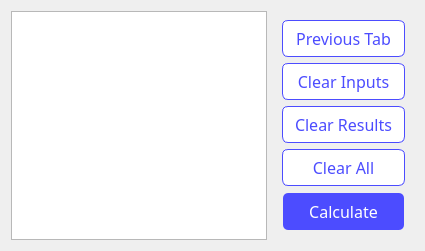
             <widget class="QWidget" name="widget_3" native="true">
              <layout class="QHBoxLayout" name="horizontalLayout_2">
               <item>
                <widget class="QTextEdit" name="chainResults">
                 <property name="palette">
                  <palette>
                   <active/>
                   <inactive/>
                   <disabled/>
                  </palette>
                 </property>
                 <property name="font">
                  <font>
                   <family>Merriweather</family>
                   <pointsize>12</pointsize>
                  </font>
                 </property>
                 <property name="cursor" stdset="0">
                  <cursorShape>ArrowCursor</cursorShape>
                 </property>
                 <property name="styleSheet">
                  <string notr="true">.eq-c {
  text-align: center;
  padding: 0em 0em;
  font-size: 2rem;
}

.eq-c .radical {
  font-size: 3.6rem;
  vertical-align: middle;
  margin: 0;
  padding: 0;
  right: -0.8rem;
}

.eq-c .radicand {
  top: 0.4rem;
  padding: 0 0.5rem;
  border-top: 0.2rem black solid;
}

.eq-c sup {
  font-size: 75%;
}

.fraction {
  display: inline-block;
  vertical-align: middle;
  margin: 0 0.2em 0.4ex;
  text-align: center;
}

.fraction &gt; span {
  display: block;
  padding-top: 0.15em;
}

.fraction span.fdn {
  border-top: thin solid black;
}

.fraction span.bar {
  display: none;
}

.sy {
  position: relative;
  text-align: center;
}

.oncapital, .onsmall {
  position: absolute;
  top: -0.8em;
  left: 0px;
  width: 100%;
  font-size: 70%;
  text-align: center;
}

.onsmall {
  top: -0.5em;
}</string>
                 </property>
                 <property name="autoFormatting">
                  <set>QTextEdit::AutoFormattingFlag::AutoAll</set>
                 </property>
                 <property name="readOnly">
                  <bool>true</bool>
                 </property>
                 <property name="markdown">
                  <string>


</string>
                 </property>
                 <property name="html">
                  <string>&lt;!DOCTYPE HTML PUBLIC &quot;-//W3C//DTD HTML 4.0//EN&quot; &quot;http://www.w3.org/TR/REC-html40/strict.dtd&quot;&gt;
&lt;html&gt;&lt;head&gt;&lt;meta name=&quot;qrichtext&quot; content=&quot;1&quot; /&gt;&lt;meta charset=&quot;utf-8&quot; /&gt;&lt;style type=&quot;text/css&quot;&gt;
p, li { white-space: pre-wrap; }
hr { height: 1px; border-width: 0; }
li.unchecked::marker { content: &quot;\2610&quot;; }
li.checked::marker { content: &quot;\2612&quot;; }
&lt;/style&gt;&lt;/head&gt;&lt;body style=&quot; font-family:'Merriweather'; font-size:12pt; font-weight:400; font-style:normal;&quot;&gt;
&lt;p style=&quot; margin-top:0px; margin-bottom:0px; margin-left:0px; margin-right:0px; -qt-block-indent:0; text-indent:0px;&quot;&gt;&lt;br /&gt;&lt;/p&gt;&lt;/body&gt;&lt;/html&gt;</string>
                 </property>
                 <property name="acceptRichText">
                  <bool>true</bool>
                 </property>
                 <property name="textInteractionFlags">
                  <set>Qt::TextInteractionFlag::LinksAccessibleByKeyboard|Qt::TextInteractionFlag::LinksAccessibleByMouse|Qt::TextInteractionFlag::TextBrowserInteraction|Qt::TextInteractionFlag::TextSelectableByKeyboard|Qt::TextInteractionFlag::TextSelectableByMouse</set>
                 </property>
                </widget>
               </item>
               <item>
                <widget class="QWidget" name="widget_4" native="true">
                 <layout class="QVBoxLayout" name="verticalLayout_6">
                  <item>
                   <widget class="QPushButton" name="prevButton">
                    <property name="enabled">
                     <bool>true</bool>
                    </property>
                    <property name="font">
                     <font>
                      <family>Syne</family>
                      <pointsize>12</pointsize>
                      <fontweight>DemiBold</fontweight>
                     </font>
                    </property>
                    <property name="cursor">
                     <cursorShape>PointingHandCursor</cursorShape>
                    </property>
                    <property name="autoFillBackground">
                     <bool>false</bool>
                    </property>
                    <property name="styleSheet">
                     <string notr="true">border: 1px solid;
border-radius: 6px;
background-color: rgb(255, 255, 255);
color: rgb(76, 76, 255);
border-color: rgb(76, 76, 255);
padding: 6px 12px 6px 12px;</string>
                    </property>
                    <property name="text">
                     <string>Previous Tab</string>
                    </property>
                    <property name="shortcut">
                     <string>Ctrl+P</string>
                    </property>
                    <property name="autoDefault">
                     <bool>false</bool>
                    </property>
                    <property name="default">
                     <bool>false</bool>
                    </property>
                    <property name="flat">
                     <bool>false</bool>
                    </property>
                   </widget>
                  </item>
                  <item>
                   <widget class="QPushButton" name="chainClearInputsBtn">
                    <property name="font">
                     <font>
                      <family>Syne</family>
                      <pointsize>12</pointsize>
                      <fontweight>DemiBold</fontweight>
                     </font>
                    </property>
                    <property name="cursor">
                     <cursorShape>PointingHandCursor</cursorShape>
                    </property>
                    <property name="autoFillBackground">
                     <bool>false</bool>
                    </property>
                    <property name="styleSheet">
                     <string notr="true">border: 1px solid;
border-radius: 6px;
background-color: rgb(255, 255, 255);
color: rgb(76, 76, 255);
border-color: rgb(76, 76, 255);
padding: 6px 12px 6px 12px;</string>
                    </property>
                    <property name="text">
                     <string>Clear Inputs</string>
                    </property>
                    <property name="shortcut">
                     <string>Ctrl+Shift+I</string>
                    </property>
                   </widget>
                  </item>
                  <item>
                   <widget class="QPushButton" name="chainClearResultsBtn">
                    <property name="font">
                     <font>
                      <family>Syne</family>
                      <pointsize>12</pointsize>
                      <fontweight>DemiBold</fontweight>
                     </font>
                    </property>
                    <property name="cursor">
                     <cursorShape>PointingHandCursor</cursorShape>
                    </property>
                    <property name="autoFillBackground">
                     <bool>false</bool>
                    </property>
                    <property name="styleSheet">
                     <string notr="true">border: 1px solid;
border-radius: 6px;
background-color: rgb(255, 255, 255);
color: rgb(76, 76, 255);
border-color: rgb(76, 76, 255);
padding: 6px 12px 6px 12px;</string>
                    </property>
                    <property name="text">
                     <string>Clear Results</string>
                    </property>
                    <property name="shortcut">
                     <string>Ctrl+Shift+R</string>
                    </property>
                   </widget>
                  </item>
                  <item>
                   <widget class="QPushButton" name="chainClearAll">
                    <property name="font">
                     <font>
                      <family>Syne</family>
                      <pointsize>12</pointsize>
                      <fontweight>DemiBold</fontweight>
                     </font>
                    </property>
                    <property name="cursor">
                     <cursorShape>PointingHandCursor</cursorShape>
                    </property>
                    <property name="autoFillBackground">
                     <bool>false</bool>
                    </property>
                    <property name="styleSheet">
                     <string notr="true">border: 1px solid;
border-radius: 6px;
background-color: rgb(255, 255, 255);
color: rgb(76, 76, 255);
border-color: rgb(76, 76, 255);
padding: 6px 12px 6px 12px;</string>
                    </property>
                    <property name="text">
                     <string>Clear All</string>
                    </property>
                    <property name="shortcut">
                     <string>Ctrl+Shift+C</string>
                    </property>
                   </widget>
                  </item>
                  <item>
                   <widget class="QPushButton" name="chainCalculateButton">
                    <property name="font">
                     <font>
                      <family>Syne</family>
                      <pointsize>12</pointsize>
                      <fontweight>DemiBold</fontweight>
                     </font>
                    </property>
                    <property name="cursor">
                     <cursorShape>PointingHandCursor</cursorShape>
                    </property>
                    <property name="autoFillBackground">
                     <bool>false</bool>
                    </property>
                    <property name="styleSheet">
                     <string notr="true">border: 2px solid;
border-radius: 6px;
background-color: rgb(76, 76, 255);
color: rgb(255, 255, 255);
border-color: rgba(255, 255, 255, 0);
padding: 6px 12px 6px 12px;</string>
                    </property>
                    <property name="text">
                     <string>Calculate</string>
                    </property>
                    <property name="shortcut">
                     <string>Ctrl+Return</string>
                    </property>
                   </widget>
                  </item>
                 </layout>
                </widget>
               </item>
              </layout>
             </widget>
